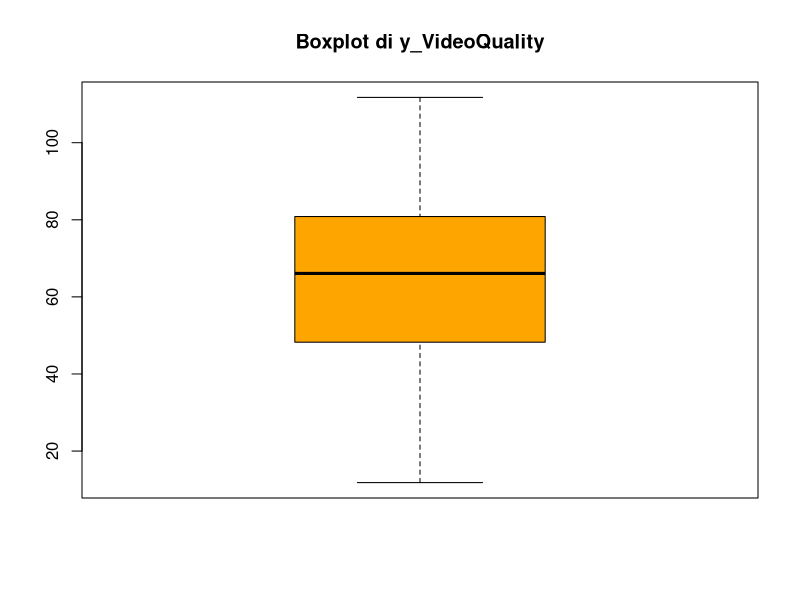
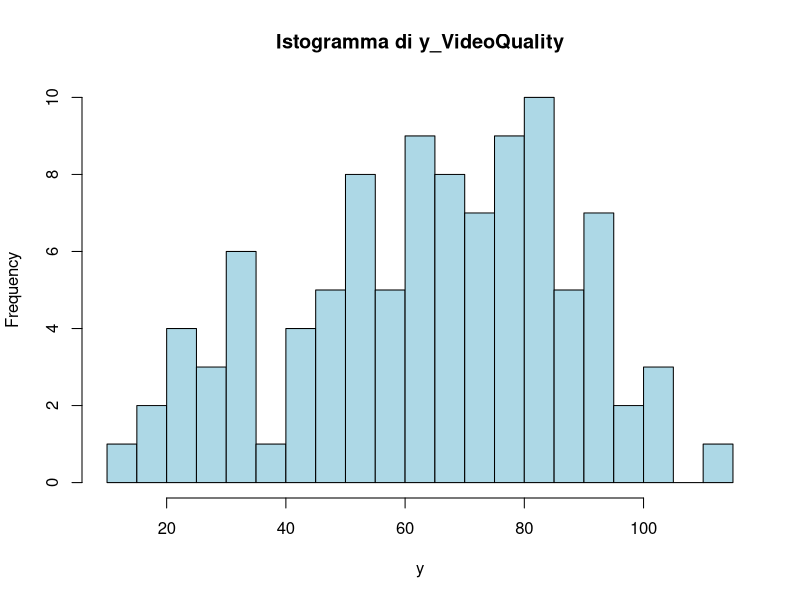

Write the R code that produced these figures, in order.
# Analisi descrittiva

# Caricamento del dataset
dati=read.csv("DataSet_gruppo8.csv", header=TRUE)
View(dati)

# STATISTICHE DESCRITTIVE 
# Variabile target
y <- dati$y_VideoQuality
x1_ISO <- dati$x1_ISO
x2_FRatio <- dati$x2_FRatio
x3_TIME <- dati$x3_TIME
x4_MP <- dati$x4_MP
x5_CROP <- dati$x5_CROP
x6_FOCAL <- dati$x6_FOCAL
x7_PixDensity <- dati$x7_PixDensity

# Moda 
tabulate(round(y))  # si approssima la moda con valori interi
moda <- which.max(tabulate(round(y))); moda

# Mediana e media
mediana <- median(y); mediana
media <- mean(y); media

# Robustezza agli outlier
media_con_outlier <- mean(c(1,2,3,10,13000)); media_con_outlier
mediana_con_outlier <- median(c(1,2,3,10,13000)); mediana_con_outlier

# Quartili e decili
quartili <- quantile(y, probs=c(0.25, 0.5, 0.75)); quartili
decili <- quantile(y, probs=(1:9)/10); decili

# Range e escursione campionaria
range_y <- range(y); range_y
escursione <- diff(range(y)); escursione

# Summary completo 
summary(y)

# Boxplot della variabile target
boxplot(y, main="Boxplot di y_VideoQuality", col="orange")

# Istogramma
hist(y, breaks=15, col="lightblue", main="Istogramma di y_VideoQuality", xlab="y")